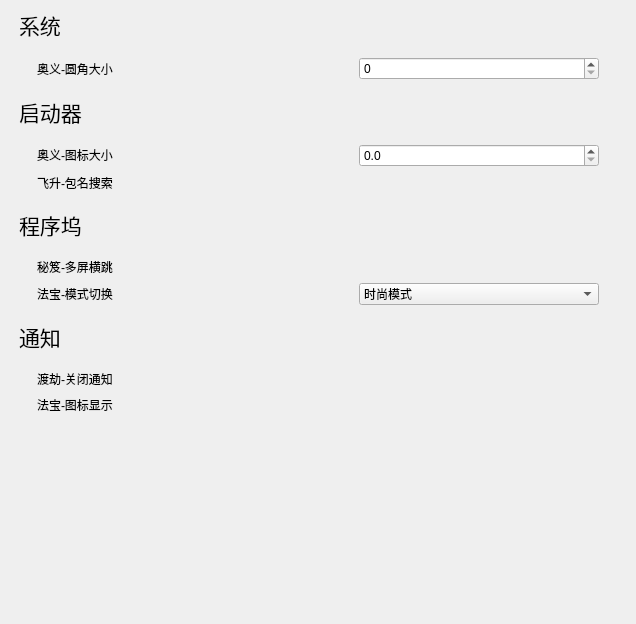
<?xml version="1.0" encoding="UTF-8"?>
<ui version="4.0">
 <class>SystemUiPage</class>
 <widget class="QWidget" name="SystemUiPage">
  <property name="geometry">
   <rect>
    <x>0</x>
    <y>0</y>
    <width>636</width>
    <height>624</height>
   </rect>
  </property>
  <property name="windowTitle">
   <string>Form</string>
  </property>
  <layout class="QVBoxLayout" name="verticalLayout_2">
   <property name="leftMargin">
    <number>0</number>
   </property>
   <property name="topMargin">
    <number>0</number>
   </property>
   <property name="rightMargin">
    <number>0</number>
   </property>
   <property name="bottomMargin">
    <number>0</number>
   </property>
   <item>
    <widget class="QScrollArea" name="scrollArea">
     <property name="frameShape">
      <enum>QFrame::NoFrame</enum>
     </property>
     <property name="widgetResizable">
      <bool>true</bool>
     </property>
     <widget class="QWidget" name="scrollAreaWidgetContents">
      <property name="geometry">
       <rect>
        <x>0</x>
        <y>0</y>
        <width>636</width>
        <height>624</height>
       </rect>
      </property>
      <layout class="QVBoxLayout" name="verticalLayout">
       <property name="spacing">
        <number>6</number>
       </property>
       <property name="leftMargin">
        <number>19</number>
       </property>
       <property name="rightMargin">
        <number>19</number>
       </property>
       <item>
        <widget class="QLabel" name="label_launcher_2">
         <property name="font">
          <font>
           <pointsize>16</pointsize>
          </font>
         </property>
         <property name="text">
          <string>系统</string>
         </property>
        </widget>
       </item>
       <item>
        <layout class="QGridLayout" name="gridLayout_5">
         <property name="leftMargin">
          <number>18</number>
         </property>
         <property name="topMargin">
          <number>10</number>
         </property>
         <property name="rightMargin">
          <number>18</number>
         </property>
         <property name="bottomMargin">
          <number>10</number>
         </property>
         <item row="0" column="1">
          <spacer name="horizontalSpacer_6">
           <property name="orientation">
            <enum>Qt::Horizontal</enum>
           </property>
           <property name="sizeHint" stdset="0">
            <size>
             <width>40</width>
             <height>20</height>
            </size>
           </property>
          </spacer>
         </item>
         <item row="0" column="0">
          <widget class="QLabel" name="label_6">
           <property name="text">
            <string>奥义-圆角大小</string>
           </property>
          </widget>
         </item>
         <item row="0" column="2">
          <widget class="QSpinBox" name="spinBox">
           <property name="sizePolicy">
            <sizepolicy hsizetype="Expanding" vsizetype="Fixed">
             <horstretch>0</horstretch>
             <verstretch>0</verstretch>
            </sizepolicy>
           </property>
           <property name="minimumSize">
            <size>
             <width>30</width>
             <height>0</height>
            </size>
           </property>
           <property name="suffix">
            <string/>
           </property>
           <property name="prefix">
            <string/>
           </property>
          </widget>
         </item>
        </layout>
       </item>
       <item>
        <widget class="QLabel" name="label_launcher">
         <property name="font">
          <font>
           <pointsize>16</pointsize>
          </font>
         </property>
         <property name="text">
          <string>启动器</string>
         </property>
        </widget>
       </item>
       <item>
        <layout class="QGridLayout" name="gridLayout_3">
         <property name="leftMargin">
          <number>18</number>
         </property>
         <property name="topMargin">
          <number>10</number>
         </property>
         <property name="rightMargin">
          <number>18</number>
         </property>
         <property name="bottomMargin">
          <number>10</number>
         </property>
         <item row="0" column="0">
          <widget class="QLabel" name="label_4">
           <property name="text">
            <string>&lt;html&gt;&lt;head/&gt;&lt;body&gt;&lt;p&gt;奥义-图标大小&lt;/p&gt;&lt;/body&gt;&lt;/html&gt;</string>
           </property>
          </widget>
         </item>
         <item row="1" column="0">
          <widget class="QLabel" name="label">
           <property name="text">
            <string>&lt;html&gt;&lt;head/&gt;&lt;body&gt;&lt;p&gt;飞升-包名搜索&lt;/p&gt;&lt;/body&gt;&lt;/html&gt;</string>
           </property>
          </widget>
         </item>
         <item row="0" column="2">
          <widget class="QDoubleSpinBox" name="doubleSpinBox">
           <property name="sizePolicy">
            <sizepolicy hsizetype="Expanding" vsizetype="Fixed">
             <horstretch>0</horstretch>
             <verstretch>0</verstretch>
            </sizepolicy>
           </property>
           <property name="minimumSize">
            <size>
             <width>30</width>
             <height>0</height>
            </size>
           </property>
           <property name="prefix">
            <string/>
           </property>
           <property name="suffix">
            <string/>
           </property>
           <property name="decimals">
            <number>1</number>
           </property>
           <property name="maximum">
            <double>1.000000000000000</double>
           </property>
           <property name="singleStep">
            <double>0.100000000000000</double>
           </property>
           <property name="value">
            <double>0.000000000000000</double>
           </property>
          </widget>
         </item>
         <item row="0" column="1">
          <spacer name="horizontalSpacer_3">
           <property name="orientation">
            <enum>Qt::Horizontal</enum>
           </property>
           <property name="sizeHint" stdset="0">
            <size>
             <width>40</width>
             <height>20</height>
            </size>
           </property>
          </spacer>
         </item>
         <item row="1" column="2">
          <layout class="QHBoxLayout" name="horizontalLayout_3">
           <item>
            <spacer name="horizontalSpacer_4">
             <property name="orientation">
              <enum>Qt::Horizontal</enum>
             </property>
             <property name="sizeHint" stdset="0">
              <size>
               <width>40</width>
               <height>20</height>
              </size>
             </property>
            </spacer>
           </item>
           <item>
            <widget class="DSwitchButton" name="sb1" native="true">
             <property name="text" stdset="0">
              <string>PushButton</string>
             </property>
            </widget>
           </item>
          </layout>
         </item>
        </layout>
       </item>
       <item>
        <widget class="QLabel" name="label_dock">
         <property name="font">
          <font>
           <pointsize>16</pointsize>
          </font>
         </property>
         <property name="text">
          <string>程序坞</string>
         </property>
        </widget>
       </item>
       <item>
        <layout class="QGridLayout" name="gridLayout">
         <property name="leftMargin">
          <number>18</number>
         </property>
         <property name="topMargin">
          <number>10</number>
         </property>
         <property name="rightMargin">
          <number>18</number>
         </property>
         <property name="bottomMargin">
          <number>10</number>
         </property>
         <item row="1" column="2">
          <spacer name="horizontalSpacer_7">
           <property name="orientation">
            <enum>Qt::Horizontal</enum>
           </property>
           <property name="sizeHint" stdset="0">
            <size>
             <width>40</width>
             <height>20</height>
            </size>
           </property>
          </spacer>
         </item>
         <item row="0" column="2">
          <spacer name="horizontalSpacer">
           <property name="orientation">
            <enum>Qt::Horizontal</enum>
           </property>
           <property name="sizeHint" stdset="0">
            <size>
             <width>40</width>
             <height>20</height>
            </size>
           </property>
          </spacer>
         </item>
         <item row="1" column="0">
          <widget class="QLabel" name="label_7">
           <property name="text">
            <string>法宝-模式切换</string>
           </property>
          </widget>
         </item>
         <item row="1" column="3">
          <widget class="QComboBox" name="comboBox">
           <property name="editable">
            <bool>false</bool>
           </property>
           <property name="currentIndex">
            <number>0</number>
           </property>
           <item>
            <property name="text">
             <string>时尚模式</string>
            </property>
           </item>
           <item>
            <property name="text">
             <string>高效模式</string>
            </property>
           </item>
           <item>
            <property name="text">
             <string>既时尚又高效模式</string>
            </property>
           </item>
          </widget>
         </item>
         <item row="0" column="0">
          <widget class="QLabel" name="label_3">
           <property name="text">
            <string>秘笈-多屏横跳</string>
           </property>
          </widget>
         </item>
         <item row="0" column="3">
          <layout class="QHBoxLayout" name="horizontalLayout_7">
           <item>
            <spacer name="horizontalSpacer_17">
             <property name="orientation">
              <enum>Qt::Horizontal</enum>
             </property>
             <property name="sizeHint" stdset="0">
              <size>
               <width>40</width>
               <height>20</height>
              </size>
             </property>
            </spacer>
           </item>
           <item>
            <widget class="DSwitchButton" name="sb2" native="true">
             <property name="text" stdset="0">
              <string>PushButton</string>
             </property>
            </widget>
           </item>
          </layout>
         </item>
        </layout>
       </item>
       <item>
        <widget class="QLabel" name="label_notifications">
         <property name="font">
          <font>
           <pointsize>16</pointsize>
          </font>
         </property>
         <property name="text">
          <string>通知</string>
         </property>
        </widget>
       </item>
       <item>
        <layout class="QGridLayout" name="gridLayout_4">
         <property name="leftMargin">
          <number>18</number>
         </property>
         <property name="topMargin">
          <number>10</number>
         </property>
         <property name="rightMargin">
          <number>18</number>
         </property>
         <property name="bottomMargin">
          <number>10</number>
         </property>
         <item row="0" column="0">
          <widget class="QLabel" name="label_5">
           <property name="text">
            <string>渡劫-关闭通知</string>
           </property>
          </widget>
         </item>
         <item row="0" column="1">
          <spacer name="horizontalSpacer_2">
           <property name="orientation">
            <enum>Qt::Horizontal</enum>
           </property>
           <property name="sizeHint" stdset="0">
            <size>
             <width>40</width>
             <height>20</height>
            </size>
           </property>
          </spacer>
         </item>
         <item row="0" column="2">
          <widget class="DSwitchButton" name="sb3" native="true">
           <property name="text" stdset="0">
            <string>PushButton</string>
           </property>
          </widget>
         </item>
         <item row="1" column="0">
          <widget class="QLabel" name="label_2">
           <property name="text">
            <string>法宝-图标显示</string>
           </property>
          </widget>
         </item>
         <item row="1" column="1">
          <spacer name="horizontalSpacer_5">
           <property name="orientation">
            <enum>Qt::Horizontal</enum>
           </property>
           <property name="sizeHint" stdset="0">
            <size>
             <width>40</width>
             <height>20</height>
            </size>
           </property>
          </spacer>
         </item>
         <item row="1" column="2">
          <widget class="DSwitchButton" name="sb4" native="true">
           <property name="text" stdset="0">
            <string>PushButton</string>
           </property>
          </widget>
         </item>
        </layout>
       </item>
       <item>
        <spacer name="verticalSpacer">
         <property name="orientation">
          <enum>Qt::Vertical</enum>
         </property>
         <property name="sizeHint" stdset="0">
          <size>
           <width>20</width>
           <height>186</height>
          </size>
         </property>
        </spacer>
       </item>
      </layout>
     </widget>
    </widget>
   </item>
  </layout>
 </widget>
 <customwidgets>
  <customwidget>
   <class>DSwitchButton</class>
   <extends>QWidget</extends>
   <header>dswitchbutton.h</header>
  </customwidget>
 </customwidgets>
 <resources/>
 <connections/>
</ui>
